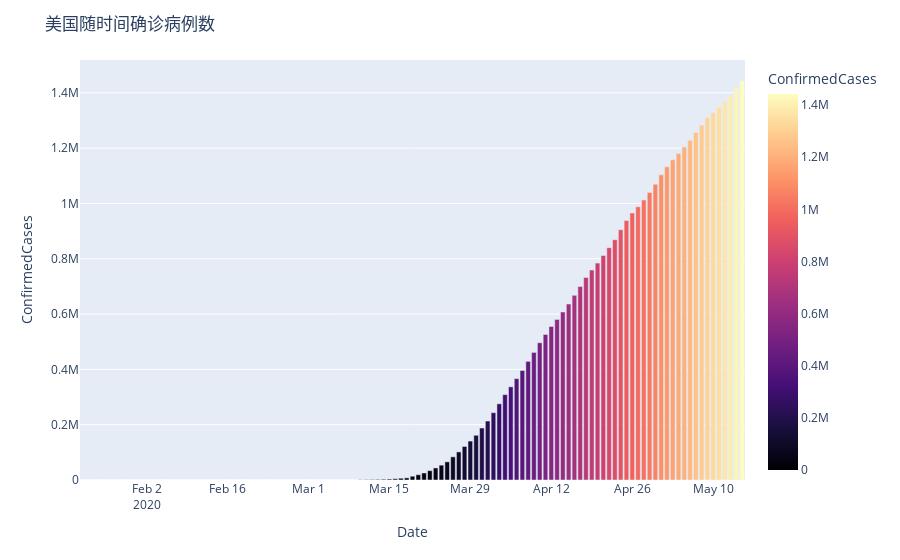

Source (notebook cell):
### Code cell
# 使用plotly画图
fig=px.bar(df_usa_records,x="Date",y="ConfirmedCases",color="ConfirmedCases",color_continuous_scale=px.colors.sequential.Magma)
fig.update_layout(title_text='美国随时间确诊病例数')
fig.show()
